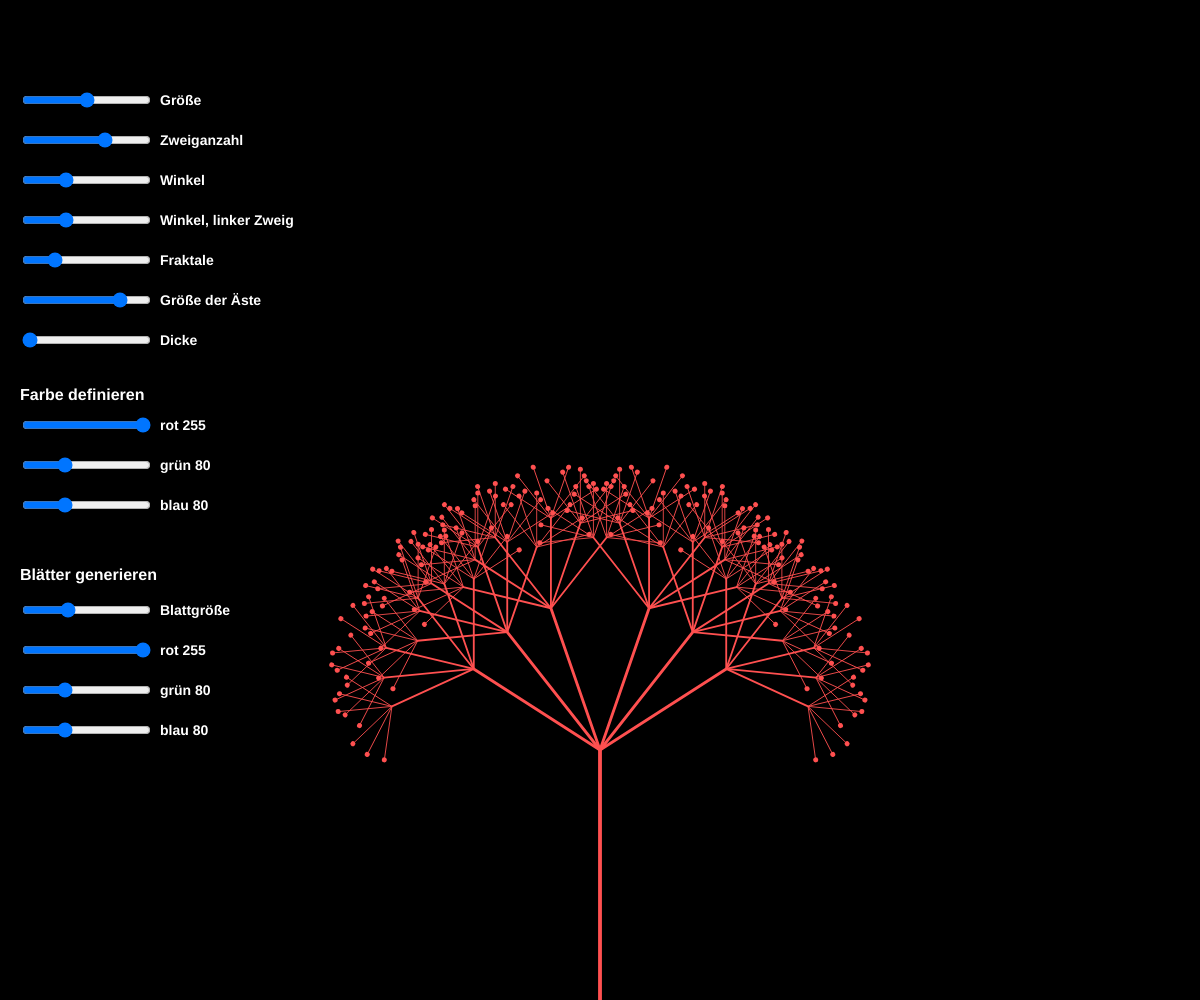
Frame 1 (no input)
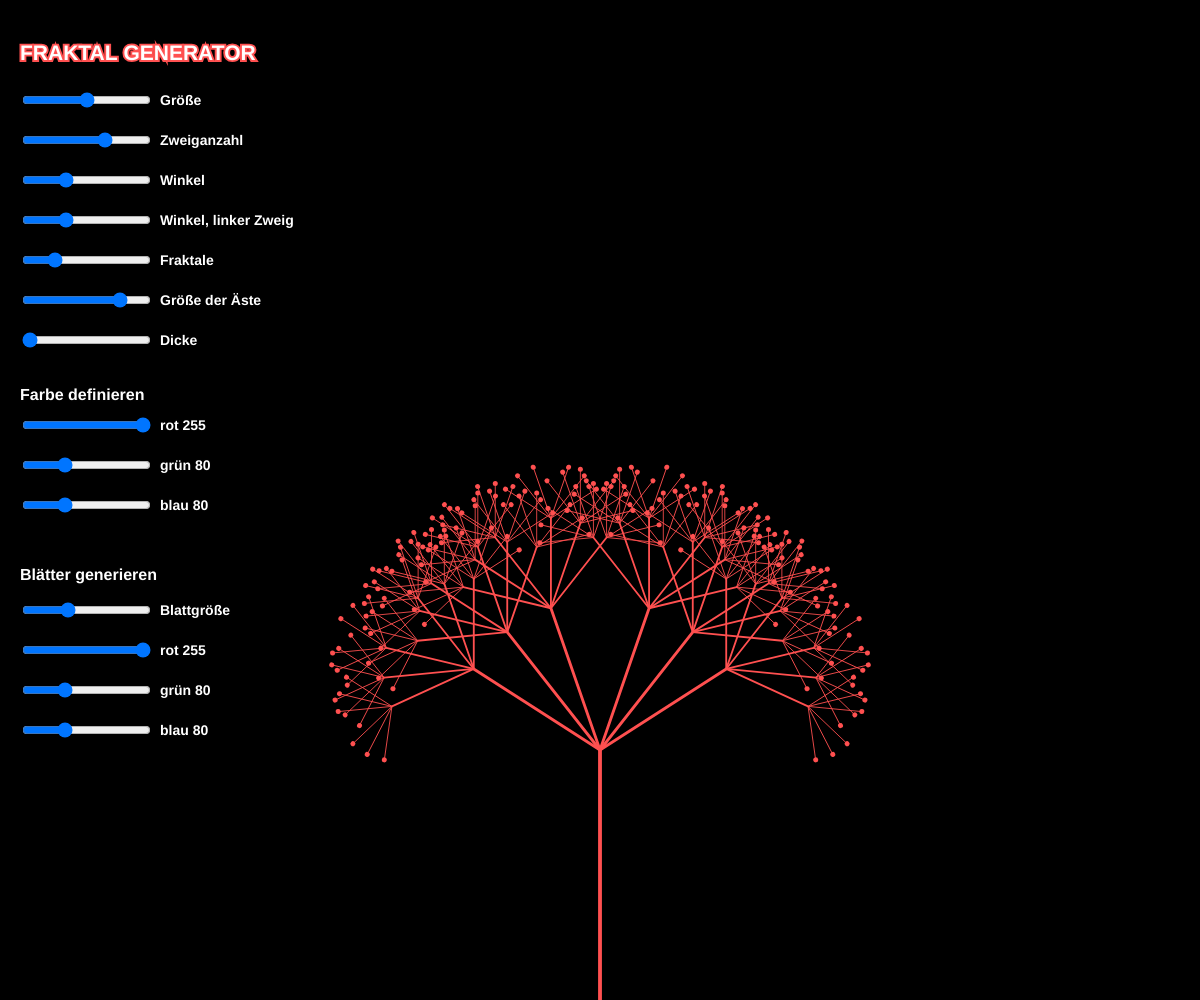
Frame 60 (no input)
Frame 120 (the mouse pressed at the canvas centre since frame 60): identical to frame 60, image omitted

The p5.js sketch that drew these frames (run headless with seeded random() and noise() and a simulated clock; from frame 60 on, the mouse is pressed at the canvas centre):

// p5.js sketch
// ── sketch.js
// Die Aufgabe habe ich mit Hilfe der Youtube Videos von Daniel Shiffmann gelöst, außerdem habe ich mir sehr sehr viele Fractal Generatoren auf codepen und openprocessing angeschaut.  Immer wenn ich nciht so recht weiter gekommen bin haben mir Lauritz und Max bei der Programmierung geholfen. 

var winkel = 3.14159265359 / 4; // PI /4
var coef = 0.5;
var l = 250;
var branches = 1;
var fractals = 6;
var brsize = 10;

var winkelSlider, coefSlider, lenghtSlider, branchesSlider, showFractal;

function setup() {
	createCanvas(window.innerWidth, window.innerHeight);
	background(0);
	frameRate(30);

	//Größe des Baumes
	lenghtSlider = createSlider(50, 450, 250, 50);
	lenghtSlider.position(20, 90);
	//Zweiganzahl
	branchesSlider = createSlider(1, 4, 3, 1);
	branchesSlider.position(20, 130);
	//Winkel
	winkelSlider = createSlider(0, 3.14159265359, 1, 0.5);
	winkelSlider.position(20, 170);
	//Winkel links
	winkelSliderB = createSlider(0, 3.14159265359, 1, 0.5);
	winkelSliderB.position(20, 210);
	//Fraktale
	showFractal = createSlider(1, 10, 3, 1);
	showFractal.position(20, 250);
	//Größe der Zweige
	coefSlider = createSlider(0, 0.75, 0.6, 0.05);
	coefSlider.position(20, 290);
	//Stärke der Linie
	weightSlider = createSlider(1, 10, 1, 1);
	weightSlider.position(20, 330);
	//Farbe
	redcolorSlider = createSlider(0, 255, 255, 5);
	redcolorSlider.position(20, 415);

	greencolorSlider = createSlider(0, 255, 80, 5);
	greencolorSlider.position(20, 455);

	bluecolorSlider = createSlider(0, 255, 80, 5);
	bluecolorSlider.position(20, 495);

	// Blätter
	ellipseSlider = createSlider(0, 15, 5, 1);
	ellipseSlider.position(20, 600);
	// Blätterfarbe
	redcolorSliderB = createSlider(0, 255, 255, 5);
	redcolorSliderB.position(20, 640);

	greencolorSliderB = createSlider(0, 255, 80, 5);
	greencolorSliderB.position(20, 680);

	bluecolorSliderB = createSlider(0, 255, 80, 5);
	bluecolorSliderB.position(20, 720);

}

function draw() {
	background(0);

	winkel = winkelSlider.value();

	winkelSlider.value();

	coef = coefSlider.value();
	l = lenghtSlider.value();
	branches = branchesSlider.value();
	fractals = showFractal.value();
	//Beschreibung  Slider
	textSize(21);
	textStyle(BOLD);
	text("FRAKTAL GENERATOR", 20, 60)
	textSize(14);
	stroke(0);
	fill(255);
	text("Größe ", 160, 105);
	text("Zweiganzahl ", 160, 145);
	text("Winkel ", 160, 185);
	text("Winkel, linker Zweig ", 160, 225);
	text("Fraktale ", 160, 265);
	text("Größe der Äste ", 160, 305);
	text("Dicke ", 160, 345);
	textSize(16);
	stroke(1);
	text("Farbe definieren ", 20, 400)
	textSize(14);
	text("rot " + redcolorSlider.value(), 160, 430);
	text("grün " + greencolorSlider.value(), 160, 470);
	text("blau " + greencolorSlider.value(), 160, 510);
	textSize(16);
	stroke(1);
	text("Blätter generieren ", 20, 580)
	textSize(14);
	text("Blattgröße ", 160, 615);
	text("rot " + redcolorSlider.value(), 160, 655);
	text("grün " + greencolorSlider.value(), 160, 695);
	text("blau " + greencolorSlider.value(), 160, 735);
	//Dicke
	brsize = (weightSlider.value());
	//Farbe
	stroke(redcolorSlider.value(), greencolorSlider.value(), bluecolorSlider.value());
	translate(width / 2, height);
	branch(l, fractals);

}

function branch(len, s) {
	//Äste werden kleiner
	strokeWeight(s + (brsize / 1.2));
	line(0, 0, 0, -len);
	translate(0, -len);
	brsize = brsize--;

	if (s > 0) {
		//ellipse(0,0,5*s,5*s);
		var bcoef = winkel / branches;

		for (var i = 1; i <= branches; i++) {
			//rechter Zweig
			push();
			rotate(i * bcoef);
			branch(len * coef, s - 1);
			pop();

			push();
			rotate(-i * winkelSliderB.value() * bcoef);
			branch(len * coef, s - 1);
			pop();
		}
	} else {
		noStroke();
		fill(redcolorSliderB.value(), greencolorSliderB.value(), bluecolorSliderB.value());
		ellipse(0, 0, ellipseSlider.value(), ellipseSlider.value());
	}
}

// ── branch.js
function Branch(begin, end) {
  this.begin = begin;
  this.end = end;
  this.finished = false;

  this.show = function() {
	strokeWeight(weightSlider.value());
	stroke(255);
    line(this.begin.x, this.begin.y, this.end.x, this.end.y);
  }

  this.branchA = function() {
    var dir = p5.Vector.sub(this.end, this.begin);
    dir.rotate(PI / angleSliderleft.value());
    dir.mult(0.67);
    var newEnd = p5.Vector.add(this.end, dir);
    var b = new Branch(this.end, newEnd);
    return b;
  }
  this.branchB = function() {
    var dir = p5.Vector.sub(this.end, this.begin);
    dir.rotate(-PI / angleSliderright.value());
    dir.mult(0.67);
    var newEnd = p5.Vector.add(this.end, dir);
    var b = new Branch(this.end, newEnd);
    return b;
  }



}
